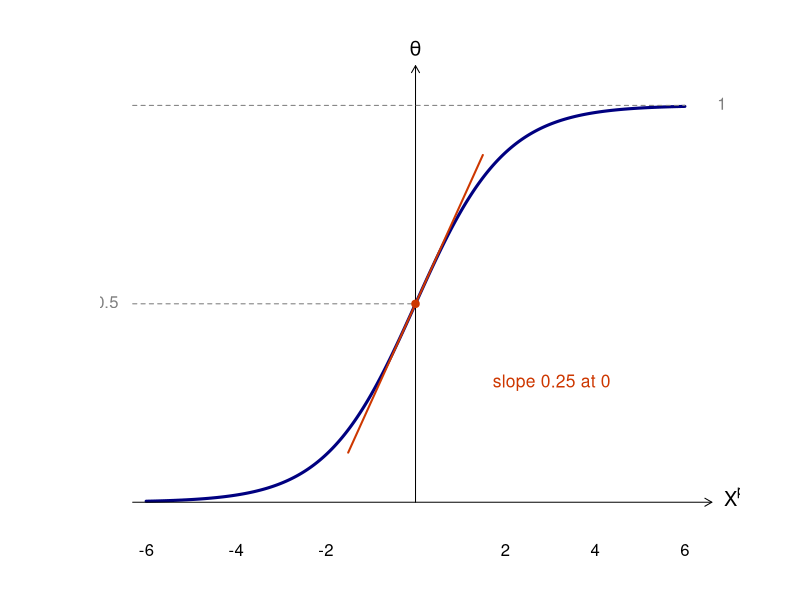

Write the R code that produced this figure.
## ---- chunk 1
#| echo: false
# Base R: logistic inverse-link h(X'beta)

eta <- seq(-6, 6, length.out = 1000)

# logistic function
h <- function(eta) {
  1 / (1 + exp(-eta))
}

p <- h(eta)

# plotting region
par(mar = c(4, 5, 2, 3))

plot(
  eta, p,
  type = "l",
  lwd = 3,
  col = "navy",
  xlim = c(-6.5, 6.7),
  ylim = c(0, 1.12),
  axes = FALSE,
  xlab = "",
  ylab = ""
)

# axes with arrows
arrows(-6.3, 0, 6.6, 0,
       length = 0.08)

arrows(0, 0, 0, 1.10,
       length = 0.08)

# x-axis labels
axis(
  1,
  at = c(-6, -4, -2, 2, 4, 6),
  labels = c("-6", "-4", "-2", "2", "4", "6"),
  tick = FALSE
)

# reference lines
segments(-6.3, 0.5, 0, 0.5,
         lty = 2,
         col = "grey50")

segments(-6.3, 1, 6, 1,
         lty = 2,
         col = "grey50")

# labels
text(-6.4, 0.5, "0.5",
     pos = 2,
     col = "grey50")

text(6.5, 1, "1",
     pos = 4,
     col = "grey50")

text(0, 1.1,
     expression(theta),
     pos = 3,
     cex = 1.2)

text(6.65, 0,
     expression(X^prime * beta),
     pos = 4,
     cex = 1.2)

# point at eta = 0
points(0, 0.5,
       pch = 19,
       col = "orangered3")

# tangent at eta = 0
# logistic derivative at 0 = 0.25
x_tan <- seq(-1.5, 1.5, length.out = 100)
y_tan <- 0.5 + 0.25 * x_tan

lines(
  x_tan, y_tan,
  col = "orangered3",
  lwd = 2
)

# annotation
text(
  1.5, 0.30,
  "slope 0.25 at 0",
  col = "orangered3",
  pos = 4,
  cex = 1.05
)
